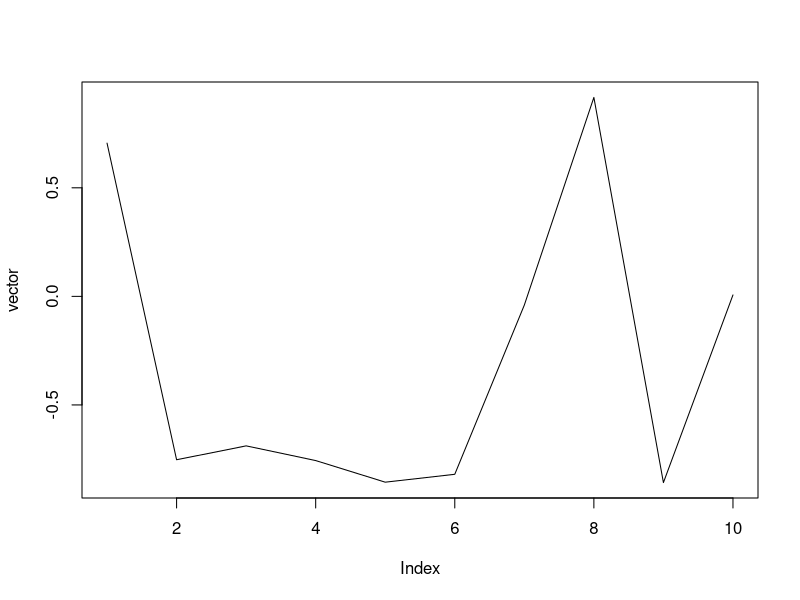

Write the R code that produced this figure.
rm(list=ls(all=T))

set.seed(1234)

x1 <- runif(10,0,1)

vector <- sin(2*pi*x1) + rnorm(10,0,0.1)

plot(vector,type='l')

x2 = x1^2; x3 = x1^3; x4 = x1^4; x5 = x1^5; x6 = x1^6; x7 = x1^7

const = 1

input <- as.matrix(cbind(const,x1,x2,x3,x4,x5,x6,x7))

new_input <- as.matrix(cbind(x1,x3,x6,x7))

optim_func <- function(input,output){
  cost <- function(beta){
    rmse <- sum((output - input %*% beta)^2)
    return(rmse)
  }
  weights <- optim(par = rep(0,4),fn = cost,method='BFGS', 
                   control = list(maxit=10000000))
  return(weights)
}

weight <- optim_func(new_input,vector)

model = lm(vector ~ input + 0)

summary(model)  ### Ultra observation, in case the coefficients are not significant optim creates an issue

model = lm(vector ~ new_input + 0)

